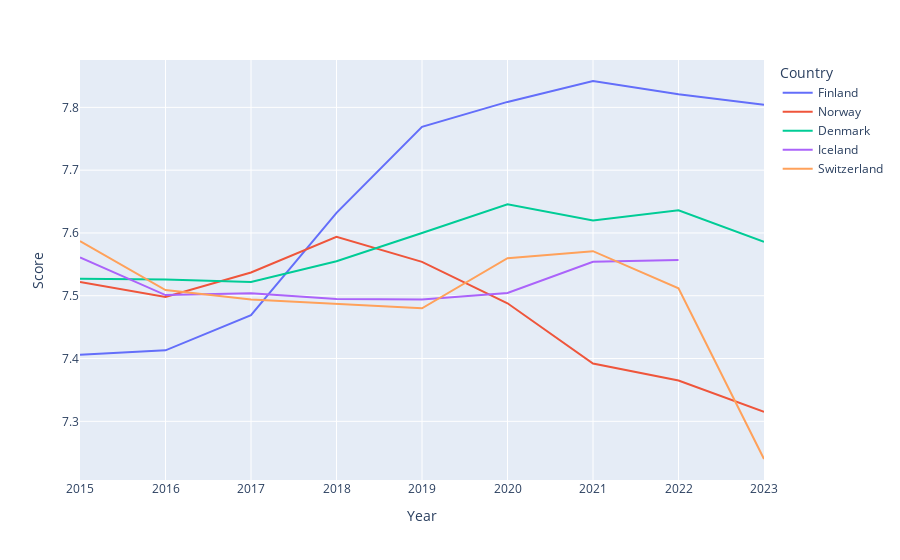

Notebook source saved alongside this figure:
### Code cell
# Graficar Score VS Year de los 5 paises mas felices
# sns.lineplot(data=datosTop5PaisesMasFelices, x="Year", y="Score", hue="Country")
# plt.grid()

grafico = px.line(datosTop5PaisesMasFelices, x="Year", y="Score", color="Country")
grafico.show()

datosTop5PaisesMasFelices.to_csv("top5_paises_felices.csv", index=False)

### Figure 1 — Plotly figure (JSON) as saved in the notebook; plotly's stock layout.template omitted (floating-point values rounded to 4 significant figures)
{"data": [{"hovertemplate": "Country=Finland<br>Year=%{x}<br>Score=%{y}<extra></extra>", "legendgroup": "Finland", "line": {"color": "#636efa", "dash": "solid"}, "marker": {"symbol": "circle"}, "mode": "lines", "name": "Finland", "orientation": "v", "showlegend": true, "type": "scatter", "x": [2015, 2016, 2017, 2018, 2019, 2020, 2021, 2022, 2023], "xaxis": "x", "y": [7.406, 7.413, 7.469, 7.632, 7.769, 7.809, 7.842, 7.821, 7.804], "yaxis": "y"}, {"hovertemplate": "Country=Norway<br>Year=%{x}<br>Score=%{y}<extra></extra>", "legendgroup": "Norway", "line": {"color": "#EF553B", "dash": "solid"}, "marker": {"symbol": "circle"}, "mode": "lines", "name": "Norway", "orientation": "v", "showlegend": true, "type": "scatter", "x": [2015, 2016, 2017, 2018, 2019, 2020, 2021, 2022, 2023], "xaxis": "x", "y": [7.522, 7.498, 7.537, 7.594, 7.554, 7.488, 7.392, 7.365, 7.315], "yaxis": "y"}, {"hovertemplate": "Country=Denmark<br>Year=%{x}<br>Score=%{y}<extra></extra>", "legendgroup": "Denmark", "line": {"color": "#00cc96", "dash": "solid"}, "marker": {"symbol": "circle"}, "mode": "lines", "name": "Denmark", "orientation": "v", "showlegend": true, "type": "scatter", "x": [2015, 2016, 2017, 2018, 2019, 2020, 2021, 2022, 2023], "xaxis": "x", "y": [7.527, 7.526, 7.522, 7.555, 7.6, 7.646, 7.62, 7.636, 7.586], "yaxis": "y"}, {"hovertemplate": "Country=Iceland<br>Year=%{x}<br>Score=%{y}<extra></extra>", "legendgroup": "Iceland", "line": {"color": "#ab63fa", "dash": "solid"}, "marker": {"symbol": "circle"}, "mode": "lines", "name": "Iceland", "orientation": "v", "showlegend": true, "type": "scatter", "x": [2015, 2016, 2017, 2018, 2019, 2020, 2021, 2022], "xaxis": "x", "y": [7.561, 7.501, 7.504, 7.495, 7.494, 7.504, 7.554, 7.557], "yaxis": "y"}, {"hovertemplate": "Country=Switzerland<br>Year=%{x}<br>Score=%{y}<extra></extra>", "legendgroup": "Switzerland", "line": {"color": "#FFA15A", "dash": "solid"}, "marker": {"symbol": "circle"}, "mode": "lines", "name": "Switzerland", "orientation": "v", "showlegend": true, "type": "scatter", "x": [2015, 2016, 2017, 2018, 2019, 2020, 2021, 2022, 2023], "xaxis": "x", "y": [7.587, 7.509, 7.494, 7.487, 7.48, 7.56, 7.571, 7.512, 7.24], "yaxis": "y"}], "layout": {"legend": {"title": {"text": "Country"}, "tracegroupgap": 0}, "margin": {"t": 60}, "xaxis": {"anchor": "y", "domain": [0, 1], "title": {"text": "Year"}}, "yaxis": {"anchor": "x", "domain": [0, 1], "title": {"text": "Score"}}}}
